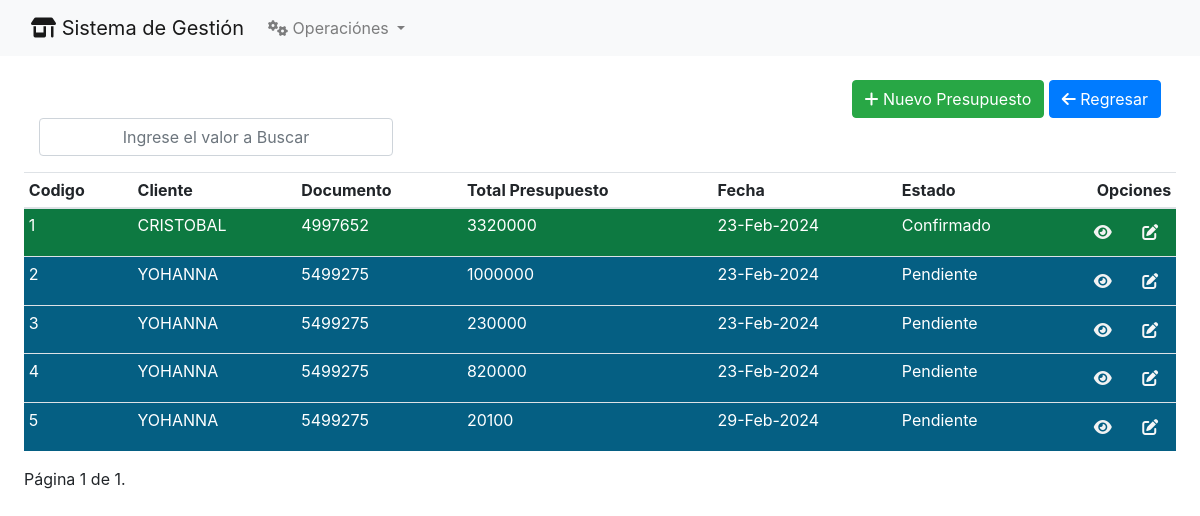
Page /presupuesto/ on the earlier database version.
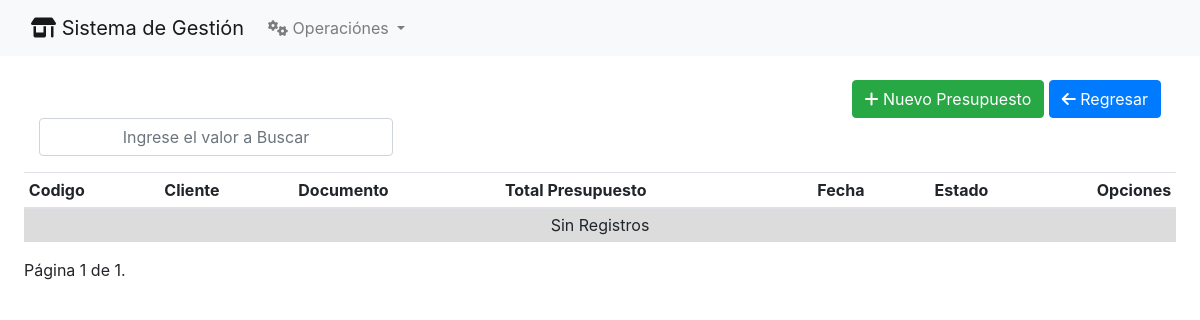
Same page on the later database version.
### PresupuestoCliente/models.py (models this page shows)
class PresupuestoCliente(models.Model):
    cliente =  models.ForeignKey(Clientes, on_delete = models.PROTECT)
    fecha = models.DateTimeField(blank = True, null = True)
    total_presupuesto = models.FloatField()
    estado_presupuesto = models.CharField(max_length=1, default = 'P')
    estado = models.BooleanField(default = True)

### Clientes/models.py (models this page shows, shortened)
class Clientes(models.Model):
    nombre =  models.CharField(max_length = 250)
    apellido = models.CharField(max_length = 250)
    direccion = models.CharField(max_length = 250)
    telefono =  models.CharField(max_length = 250)
    correo = models.CharField(max_length = 250)
    documento =  models.CharField(max_length = 250)
    ruc =  models.CharField(max_length = 250, null= True, blank = True)
    observacion = models.CharField(max_length = 250)
    estado = models.IntegerField(default = 1, null= True, blank = True)

### PresupuestoCliente/views.py (the view)
# urls.py: path('', index_presupuesto, name='presupuesto'),
def index_presupuesto(request):
    presupuesto_list = PresupuestoCliente.objects.all().order_by("id")
    paginator = Paginator(presupuesto_list, 10)
    page_number = request.GET.get('page')
    page_obj = paginator.get_page(page_number)
    final_page_number = paginator.num_pages - 1
    template = "index_presupuesto.html"
    context = {"titulo": "Presupuestos", "presupuesto": page_obj, "final_page_number": final_page_number}
    return render(request, template, context)

### PresupuestoCliente/templates/index_presupuesto.html (shortened to what this page needs)
{% extends 'home.html' %}
{% block content %}
<div class="p-4">
    <div class="col d-flex justify-content-end">
        <a href="{%url 'crear_presupuesto'%}" class="btn btn-success"> <i class="fa-solid fa-plus"></i> Nuevo Presupuesto</a>
        <a href="{% url 'home' %}" class="btn btn-primary"> <i class="fa-solid fa-arrow-left"></i> Regresar</a>
    </div>
    <table class="table table-sm  ">
        <div class="col-md-4 mb-3 d-flex justify-content-end">
            <input type="text" class="form-control text-center" id="buscarCliente"
                placeholder="Ingrese el valor a Buscar">
        </div>
        <thead>
            <tr>
                <th scope="col">Codigo</th>
                <th scope="col">Cliente</th>
                <th scope="col">Documento</th>
                <th scope="col">Total Presupuesto</th>
                <th scope="col">Fecha</th>
                <th scope="col">Estado</th>
                <th style="text-align: right;width: 10%;" scope="col">Opciones</th>
            </tr>
        </thead>
        <tbody>
            {% if presupuesto %}
            {% for pre in presupuesto %}
            <tr style="background-color: {% if pre.estado_presupuesto == 'P' %}#055F83{% elif pre.estado_presupuesto == 'C' %}#0D7941{% elif pre.estado_presupuesto == 'D' %}#830F05{% endif %};color:white;">
                <td> {{pre.id}} </td>
                <td> {{pre.cliente.nombre}} </td>
                <td> {{pre.cliente.documento}} </td>
                <td>{{ pre.total_presupuesto|floatformat:"0" }}</td>
                <td> {{pre.fecha|date:'d-M-Y'}} </td>
                <td>
                    {% if pre.estado_presupuesto == 'P' %}
                      Pendiente
                    {% elif pre.estado_presupuesto == 'C' %}
                      Confirmado
                    {% elif pre.estado_presupuesto == 'D' %}
                      Anulado
                    {% endif %}
                  </td>
                <td style="text-align: right;">
                    <a href="detallePresupuesto/{{pre.id}}/" title="Ver Detalles del Presupuesto" class="btn btn-ligth"><i class="fa-solid fa-eye" style="color: #f2f2f2;"></i></a>
                    <a href="modificar_cliente/{{cli.id}}/" title="Editar Estado del Presupuesto" class="btn btn-ligth"><i class="fa-solid fa-pen-to-square" style="color: #f7f7f7;"></i></a>
                </td>
            </tr>
            {% endfor %}
            {% else %}
            <tr style="background-color: gainsboro;text-align: center;">
                <td colspan="7">Sin Registros</td>
            </tr>
            {% endif %}
        </tbody>
    </table>
    <div class="pagination">
        <span class="step-links">
            <span class="current">
                P&aacute;gina {{presupuesto.number}} de {{presupuesto.paginator.num_pages}}.
            </span>
        </span>
    </div>
{% endblock %}

### Home/templates/home.html (shortened to what this page needs)
{% load bootstrap4 %}
<!DOCTYPE html>
<html lang="en">
<head>
  {% bootstrap_css %}
</head>
<body>
  <link rel="stylesheet" href="https://cdn.jsdelivr.net/npm/bootstrap-select@1.13.1/dist/css/bootstrap-select.min.css">
  <link rel="stylesheet" href="https://cdnjs.cloudflare.com/ajax/libs/font-awesome/6.5.1/css/all.min.css"
 />
  {% load sweetify %}
  {% include 'navbar.html' %}
  {% block content %}{% endblock %}
</body>
</html>

### Home/templates/navbar.html (shortened to what this page needs)
<nav class="navbar navbar-expand-lg navbar-light bg-light">
    <div class="container-fluid">
        <a class="navbar-brand" href="{% url 'home' %}"><i class="fa-solid fa-shop"></i> Sistema de Gesti&oacute;n</a>
        <div class="collapse navbar-collapse" id="navbarSupportedContent">
            <ul class="navbar-nav me-auto mb-2 mb-lg-0">
                <li class="nav-item dropdown">
                    <a class="nav-link dropdown-toggle" href="#" id="navbarDropdown" role="button"
                        data-toggle="dropdown" aria-haspopup="true" aria-expanded="false"><i
                            class="fa-solid fa-gears"></i>
                        Operaci&oacute;nes
                    </a>
                </li>
            </ul>
        </div>
    </div>
</nav>

Differences in the rows shown:
removed PresupuestoCliente: id "1", cliente.nombre "CRISTOBAL", cliente.documento "4997652", total_presupuesto "3320000", fecha "23-Feb-2024", estado_presupuesto "Confirmado"
removed PresupuestoCliente: id "2", cliente.nombre "YOHANNA", cliente.documento "5499275", total_presupuesto "1000000", fecha "23-Feb-2024", estado_presupuesto "Pendiente"
removed PresupuestoCliente: id "3", cliente.nombre "YOHANNA", cliente.documento "5499275", total_presupuesto "230000", fecha "23-Feb-2024", estado_presupuesto "Pendiente"
removed PresupuestoCliente: id "4", cliente.nombre "YOHANNA", cliente.documento "5499275", total_presupuesto "820000", fecha "23-Feb-2024", estado_presupuesto "Pendiente"
removed PresupuestoCliente: id "5", cliente.nombre "YOHANNA", cliente.documento "5499275", total_presupuesto "20100", fecha "29-Feb-2024", estado_presupuesto "Pendiente"
Other differences:
text now shown: "Sin Registros"
